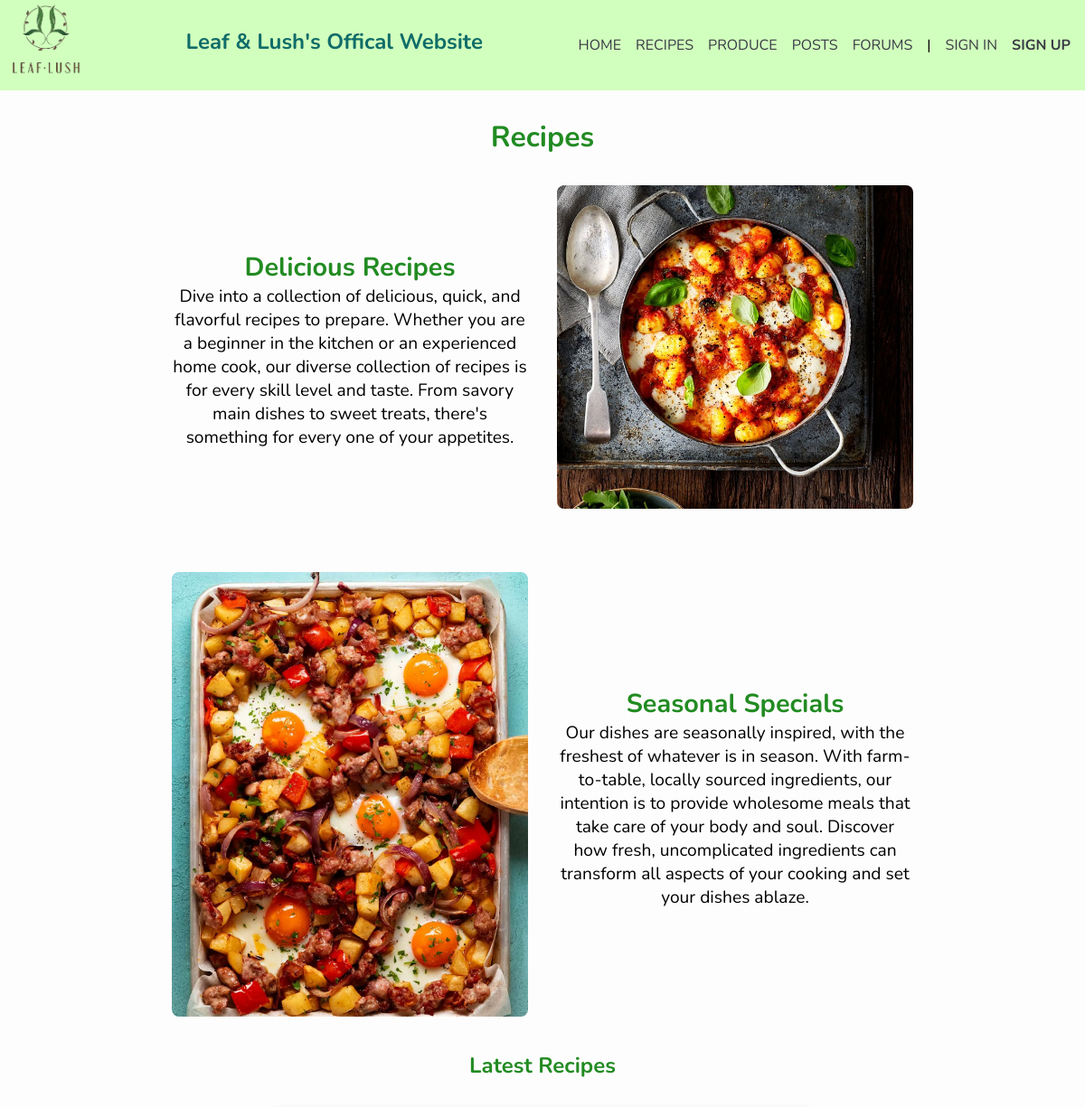
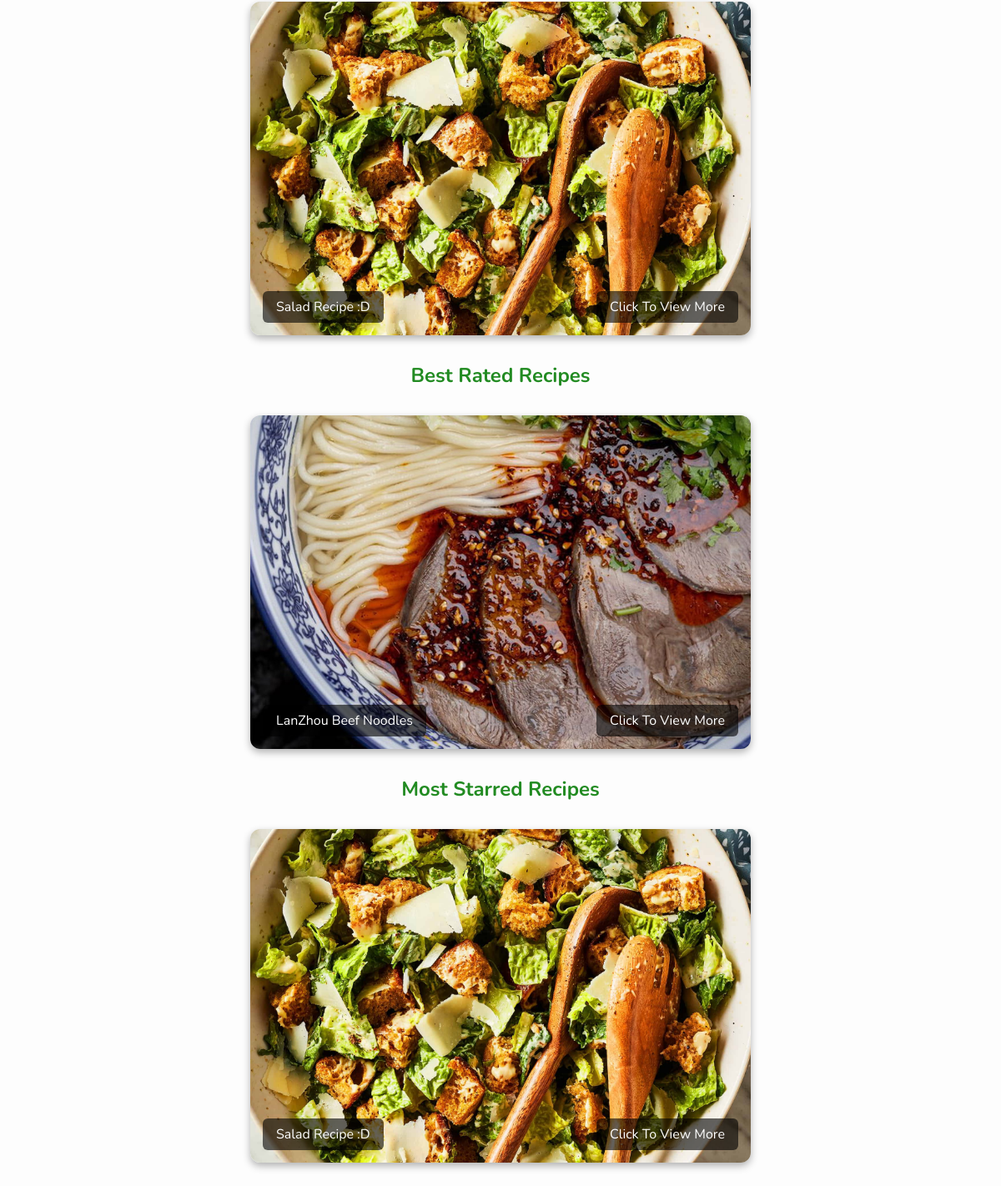
Screenshot of /recipes.html with the database file from the repository (2 pictures, top to bottom).
### tables this page shows
CREATE TABLE postData (
        postID INTEGER NOT NULL PRIMARY KEY,
        username TEXT NOT NULL,
        title TEXT NOT NULL,
        content TEXT NOT NULL,
        time TEXT NOT NULL DEFAULT CURRENT_TIMESTAMP,
        type TEXT NOT NULL DEFAULT "post",
        reply TEXT DEFAULT "None",
        image TEXT DEFAULT "None",
        price INTEGER DEFAULT 0,
        amount INTEGER DEFAULT 0,
        upVote TEXT DEFAULT "",
        downVote TEXT DEFAULT "",
        loveVote TEXT DEFAULT "",
        funnyVote TEXT DEFAULT "",
        ideaVote TEXT DEFAULT "",
        star TEXT DEFAULT ""
    );

### main.py (the view)
@app.route("/recipes.html")
def recipes():
    conn = getDBConnection()
    conn.row_factory = sqlite3.Row
    cur = conn.cursor()
    cur.execute(
        "SELECT * FROM postData WHERE type='recipe' ORDER BY time DESC LIMIT 10"
    )
    latestRecipes = cur.fetchall()
    cur.execute(
        "SELECT *, CASE WHEN upVote='' OR upVote IS NULL THEN 0 ELSE LENGTH(upVote) - LENGTH(REPLACE(upVote,'-','')) + 1 END AS upvote_count "
        "FROM postData WHERE type='recipe' ORDER BY upvote_count DESC LIMIT 10"
    )
    bestRated = cur.fetchall()
    cur.execute(
        "SELECT *, CASE WHEN star='' OR star IS NULL THEN 0 ELSE LENGTH(star) - LENGTH(REPLACE(star,'-','')) + 1 END AS star_count "
        "FROM postData WHERE type='recipe' ORDER BY star_count DESC LIMIT 10"
    )
    mostStar = cur.fetchall()
    conn.close()
    return render_template(
        "recipes.html",
        latestRecipes=latestRecipes,
        bestRated=bestRated,
        mostLoved=mostStar,
    )

### main.py (called while the page is built)
@app.context_processor
def inject_user():
    user_id = session.get("user_id")
    return dict(userID=user_id)

def getDBConnection():
    conn = sqlite3.connect(DB_PATH)
    conn.row_factory = sqlite3.Row
    return conn

### templates/recipes.html (shortened to what this page needs)
{% extends 'layout.html' %} {% block content %}
<br />
<h1>Recipes</h1>
<div class="produce-section">
  <div class="produce-text">
    <h2>Delicious Recipes</h2>
    <p>
      Dive into a collection of delicious, quick, and flavorful recipes to
      prepare. Whether you are a beginner in the kitchen or an experienced home
      cook, our diverse collection of recipes is for every skill level and
      taste. From savory main dishes to sweet treats, there's something for
      every one of your appetites.
    </p>
  </div>
  <div class="produce-image">
    <img
      src="{{ url_for('static', filename='assets/recipe1.jpg') }}"
      alt="Fresh Vegetables"
    />
  </div>
</div>
<div class="produce-section reverse">
  <div class="produce-text">
    <h2>Seasonal Specials</h2>
    <p>
      Our dishes are seasonally inspired, with the freshest of whatever is in
      season. With farm-to-table, locally sourced ingredients, our intention is
      to provide wholesome meals that take care of your body and soul. Discover
      how fresh, uncomplicated ingredients can transform all aspects of your
      cooking and set your dishes ablaze.
    </p>
  </div>
  <div class="produce-image">
    <img
      src="{{ url_for('static', filename='assets/recipe2.webp') }}"
      alt="Fresh Fruits"
    />
  </div>
</div>
{% set sliders = [ {'id': 'latestCarousel', 'title': 'Latest Recipes', 'data':
latestRecipes}, {'id': 'bestRatedCarousel', 'title': 'Best Rated Recipes',
'data': bestRated}, {'id': 'mostLovedCarousel', 'title': 'Most Starred Recipes',
'data': mostLoved} ] %} {% for slider in sliders %}
<div class="carousel-container">
  <h2>{{ slider.title }}</h2>
  <div class="carousel" id="{{ slider.id }}">
    <div class="carousel-images">
      {% for recipe in slider.data %}
      <div class="carousel-slide">
        <a href="{{ url_for('posts', postID=recipe.postID) }}">
          {% if recipe.image and recipe.image != 'None' %}
          <img src="{{ recipe.image }}" class="detail-image" />
          {% else %}
          <img src="/static/uploads/123/imageError.png" class="detail-image" />
          {% endif %}
        </a>
        <div class="slide-title">{{ recipe.title }}</div>
        <a href="{{ url_for('posts', postID=recipe.postID) }}" class="nav-btn">
          Click To View More
        </a>
      </div>
      {% endfor %}
    </div>
  </div>
</div>
{% endfor %}
{% endblock %}

### static/css/style.css (style rules this page uses)
* { margin: 0; padding: 0; box-sizing: border-box; }
h1 { text-align: center; color: #228B22 }
body { background: #fdfdfd; font-family: "Nunito", sans-serif; font-size: 1rem; }

### templates/recipes.html (style rules this page uses)
h2 { text-align: center; color: #228b22; }
.carousel-slide .slide-title { position: absolute; bottom: 15px; left: 15px; color: white; background: rgba(0, 0, 0, 0.6); padding: 0.5rem 1rem; border-radius: 6px; font-size: 1rem; }
.carousel-slide .nav-btn { position: absolute; bottom: 15px; right: 15px; background: rgba(0, 0, 0, 0.6); color: white; padding: 0.5rem 1rem; border-radius: 6px; text-decoration: none; opacity: 0; transition: opacity 0.3s; }
.carousel-slide { position: relative; flex-shrink: 0; width: 100%; height: 100%; }
.carousel-slide .nav-btn { position: absolute; bottom: 15px; right: 15px; transform: none; background: rgba(0, 0, 0, 0.6); color: white; padding: 0.5rem 1rem; border-radius: 6px; text-decoration: none; transition: opacity 0.3s; opacity: 0; }
.carousel-slide:hover .nav-btn, .carousel:hover button, .carousel-slide .nav-btn, .carousel:hover .dots { opacity: 1; }
.produce-section { display: flex; align-items: center; justify-content: center; gap: 2rem; padding: 2rem; }
.produce-section.reverse { flex-direction: row-reverse; }
.produce-text { flex: 1; font-size: 1.2rem; }
.produce-image { flex: 1; }
.produce-image img { width: 100%; height: auto; border-radius: 8px; }
.carousel { position: relative; width: 600px; height: 400px; overflow: hidden; border-radius: 12px; box-shadow: 0 4px 10px rgba(0, 0, 0, 0.3); margin: 2rem auto; }
.carousel-images { display: flex; width: 100%; height: 100%; transition: transform 0.5s ease-in-out; }
.carousel-images img { width: 600px; height: 400px; object-fit: cover; flex-shrink: 0; }

### rows the page displays
postData: image (picture), title "Salad Recipe :D"
postData: image (picture), title "LanZhou Beef Noodles"

### other values shown
{{ slider.title }} "Latest Recipes" "Best Rated Recipes" "Most Starred Recipes"
